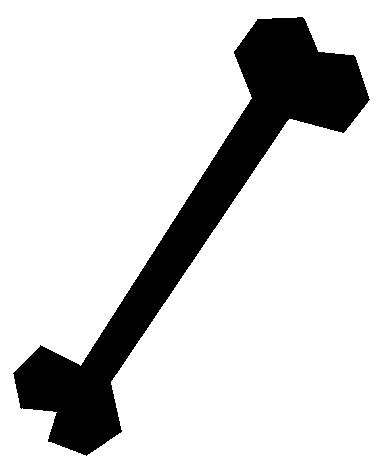
#> input picture osso.png, 386 x 466 px
$ jupyter execute binaria.ipynb
#> lines starting #> are read from the running program, lines starting #| are printed output that depends on the picture; after the words box and inside, x2 and y2 are one past the last pixel; in counts of white or black regions, pixels touching at a corner belong together; long printed decimals are rounded
[cell 1]
#código abaixo utilizamos para detectar os pontos do contorno de um objeto

import cv2
import numpy as np
import matplotlib.pyplot as plt

img = cv2.imread('osso.png')
#> img is the input picture: shape (466, 386, 3); 83.7% white; 1 black region, box (x1, y1, x2, y2) and area: (13, 17, 370, 456) 29232

gray = cv2.cvtColor(img, cv2.COLOR_BGR2GRAY)
#seleciona apenas os pixels dentro do intervalo [250,255]
_, imgBinaria = cv2.threshold(gray, 250, 255, cv2.THRESH_BINARY)


fundo = 255
objeto = 0


qtdeLinhas, qtdeColunas, _ = img.shape
#> qtdeLinhas = 466; qtdeColunas = 386

imgContorno =  np.zeros((qtdeLinhas, qtdeColunas), dtype=int)

for i in range(1, qtdeLinhas-1):
    for j in range(1, qtdeColunas-1):

        if(imgBinaria[i,j] == objeto):
            A = imgBinaria[i-1,j]
            B = imgBinaria[i+1,j]
            C = imgBinaria[i, j+1]
            D = imgBinaria[i, j-1]

            if(A == fundo or B == fundo or C == fundo or D == fundo):
                imgContorno[i,j] = 255
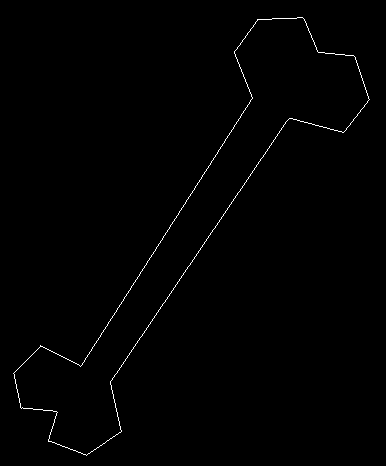
#> imgContorno: shape (466, 386) int64; 0.64% white in thin lines or dots, all inside (x1, y1, x2, y2) = (13, 17, 370, 456)

plt.gray()
plt.imshow(imgContorno)

[cell 2]
#codigo abaixo usamos para encontrar o centroide do objeto

import cv2
import numpy as np
import matplotlib.pyplot as plt

img = cv2.imread('osso.png')
imgBinaria = cv2.cvtColor(img, cv2.COLOR_BGR2GRAY)

fundo = 255
objeto = 0

qtdeLinhas, qtdeColunas = imgBinaria.shape

centroideX = 0
centroideY = 0
totalPontos = 0

for i in range(1, qtdeLinhas-1):
    for j in range(1, qtdeColunas-1):

        if(imgBinaria[i,j] == objeto):
            centroideX = centroideX + i
            centroideY = centroideY + j
            totalPontos = totalPontos + 1
#> after the loop, centroideX = 6448358; centroideY = 5743654; totalPontos = 29232

centroideX = int(centroideX/totalPontos)
#> centroideX = 220
centroideY = int(centroideY/totalPontos)
#> centroideY = 196

centroide = (centroideY, centroideX)
#> centroide = (196, 220)

cv2.circle(img, centroide, 1, (0, 255, 0), 10)
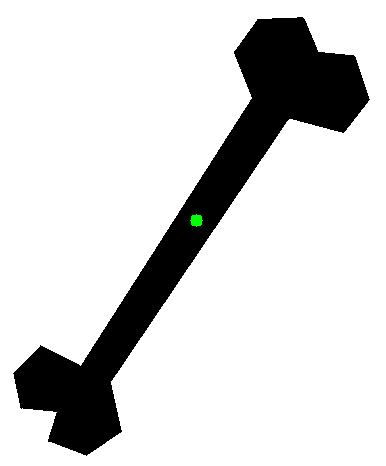
#> img: shape (466, 386, 3); 0.07% of pixels changed, all inside (x1, y1, x2, y2) = (190, 214, 203, 227)

plt.gray()
plt.imshow(img)

[cell 3]
#codigoa abaixo utilizamos para calcular a relação de aspecto de uma imagem binária

import cv2
import numpy as np
import matplotlib.pyplot as plt

img = cv2.imread('passaro.png')
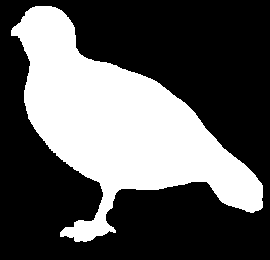
#> input picture passaro.png, 270 x 260 px
#> img is the input picture: shape (260, 270, 3); 35.2% white; 1 white region, box (x1, y1, x2, y2) and area: (11, 6, 263, 242) 24710
imgBinaria = cv2.cvtColor(img, cv2.COLOR_BGR2GRAY)

x,y,w,h = cv2.boundingRect(imgBinaria)
#> x = 11; y = 6; w = 252; h = 236
cv2.rectangle(img,(x,y),(x+w,y+h),(0,255,0),2)
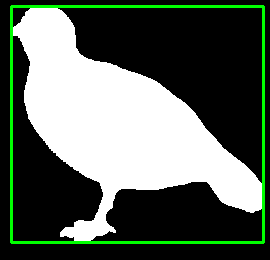
#> img: shape (260, 270, 3); 4.17% of pixels changed, all inside (x1, y1, x2, y2) = (10, 5, 265, 244)

if(h > w):
    aspect_ratio = float(w)/h
else:
    aspect_ratio = float(h)/w
#> aspect_ratio = 0.937

print(aspect_ratio)
#| 0.9365

plt.gray()
plt.imshow(img)

[cell 4]
#codigo abaixo usamos para desenhar as regiões não-convexas de um objeto

import cv2
import numpy as np
import matplotlib.pyplot as plt

img = cv2.imread('osso1.png')
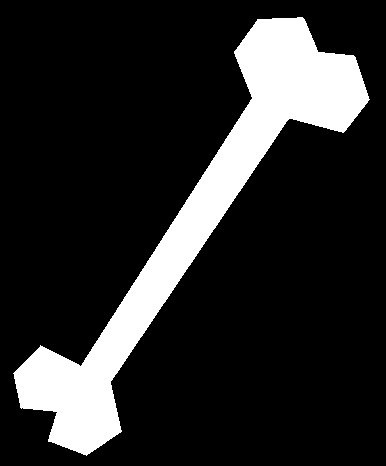
#> input picture osso1.png, 386 x 466 px
#> img is the input picture: shape (466, 386, 3); 16.3% white; 1 white region, box (x1, y1, x2, y2) and area: (13, 17, 370, 456) 29232
gray = cv2.cvtColor(img, cv2.COLOR_BGR2GRAY)
#> gray: shape (466, 386); 16.3% white; 1 white region
_, imgBinaria = cv2.threshold(gray, 250, 255, cv2.THRESH_BINARY)
contours, _ = cv2.findContours(imgBinaria,
                               cv2.RETR_EXTERNAL, cv2.CHAIN_APPROX_NONE)
#> contours = 1 contour; box (x1, y1, x2, y2) and area: (13, 17, 370, 456) 28658

cnt = contours[0]
#> cnt = contour of 1147 points, box (x1, y1, x2, y2) (13, 17, 370, 456), area 28658

hull = cv2.convexHull(cnt, returnPoints=False)
#> hull = 18 values, max 1142 at index 0, min 0 at index 17, mean 582.9
defects = cv2.convexityDefects(cnt, hull)
#> defects = 15 rows, first 6: [0, 25, 1, 246], [25, 40, 26, 238], [40, 72, 47, 214], [72, 455, 385, 13260], [455, 470, 456, 201], [470, 489, 475, 237]

for i in range(defects.shape[0]):
    s,e,f,d = defects[i,0]
    start = tuple(cnt[s][0])
    end = tuple(cnt[e][0])
    cv2.line(img,start,end,[0,255,0],2)
#> this loop made 15 passes
#> (s, e, f, d, start, end) on passes 1 to 12: (0, 25, 1, 246, (297, 17), (272, 18)), (25, 40, 26, 238, (272, 18), (257, 19)), (40, 72, 47, 214, (257, 19), (234, 51)), (72, 455, 385, 13260, (234, 51), (13, 373)), (455, 470, 456, 201, (13, 373), (16, 388)), (470, 489, 475, 237, (16, 388), (20, 407)), (489, 555, 526, 6498, (20, 407), (48, 441)), (555, 590, 561, 295, (48, 441), (83, 454)), (590, 593, 592, 162, (83, 454), (86, 455)), (593, 611, 595, 142, (86, 455), (104, 443)), (611, 627, 614, 198, (104, 443), (120, 432)), (628, 1025, 937, 13746, (121, 431), (367, 102))
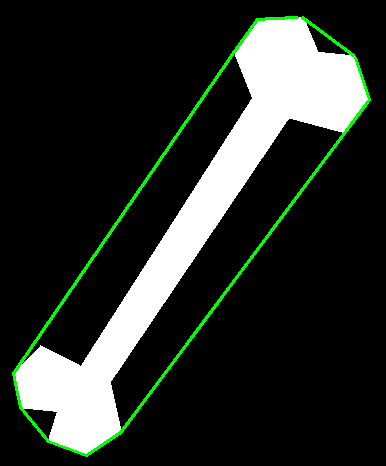
#> img: shape (466, 386, 3); 2.08% of pixels changed, all inside (x1, y1, x2, y2) = (12, 16, 371, 457)


plt.imshow(img)

[cell 5]
#codigo abaixo utilizamos para computar a solidez um objeto

import cv2
import numpy as np
import matplotlib.pyplot as plt

img = cv2.imread('osso1.png')

gray = cv2.cvtColor(img, cv2.COLOR_BGR2GRAY)

_, imgBinaria = cv2.threshold(gray, 250, 255, cv2.THRESH_BINARY)
contours, _ = cv2.findContours(imgBinaria, cv2.RETR_EXTERNAL, cv2.CHAIN_APPROX_NONE)

cnt = contours[0]

hull = cv2.convexHull(contours[0])
#> hull = contour of 18 points, box (x1, y1, x2, y2) (13, 17, 370, 456), area 61406
hull_area = cv2.contourArea(hull)
#> hull_area = 61406
area_objeto = cv2.contourArea(contours[0])
#> area_objeto = 28657.5
solidez = area_objeto / hull_area
#> solidez = 0.467

print('area nao convexa: ', hull_area)
#| area nao convexa:  61406.0
print('area do objeto: ', area_objeto)
#| area do objeto:  28657.5
print('solidez: ', solidez)
#| solidez:  0.4667
